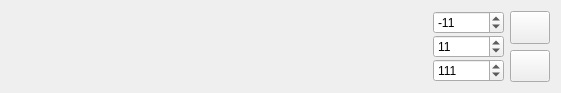
<?xml version="1.0" encoding="UTF-8"?>
<ui version="4.0">
 <class>TimeLine</class>
 <widget class="QWidget" name="TimeLine">
  <property name="geometry">
   <rect>
    <x>0</x>
    <y>0</y>
    <width>561</width>
    <height>71</height>
   </rect>
  </property>
  <property name="windowTitle">
   <string>Form</string>
  </property>
  <layout class="QHBoxLayout" name="horizontalLayout" stretch="1,0,0">
   <item>
    <widget class="omm::Slider" name="slider" native="true"/>
   </item>
   <item>
    <layout class="QVBoxLayout" name="verticalLayout">
     <property name="spacing">
      <number>1</number>
     </property>
     <item>
      <widget class="QSpinBox" name="sp_min">
       <property name="minimum">
        <number>-99999999</number>
       </property>
       <property name="maximum">
        <number>1</number>
       </property>
       <property name="value">
        <number>-11</number>
       </property>
      </widget>
     </item>
     <item>
      <widget class="QSpinBox" name="sp_value">
       <property name="minimum">
        <number>-99999999</number>
       </property>
       <property name="maximum">
        <number>99999999</number>
       </property>
       <property name="value">
        <number>11</number>
       </property>
      </widget>
     </item>
     <item>
      <widget class="QSpinBox" name="sp_max">
       <property name="maximum">
        <number>99999999</number>
       </property>
       <property name="value">
        <number>111</number>
       </property>
      </widget>
     </item>
    </layout>
   </item>
   <item>
    <layout class="QVBoxLayout" name="verticalLayout_2">
     <item>
      <widget class="QPushButton" name="pb_play">
       <property name="sizePolicy">
        <sizepolicy hsizetype="MinimumExpanding" vsizetype="Preferred">
         <horstretch>0</horstretch>
         <verstretch>0</verstretch>
        </sizepolicy>
       </property>
       <property name="text">
        <string/>
       </property>
       <property name="checkable">
        <bool>true</bool>
       </property>
      </widget>
     </item>
     <item>
      <widget class="QPushButton" name="pb_reset">
       <property name="sizePolicy">
        <sizepolicy hsizetype="MinimumExpanding" vsizetype="Preferred">
         <horstretch>0</horstretch>
         <verstretch>0</verstretch>
        </sizepolicy>
       </property>
       <property name="text">
        <string/>
       </property>
      </widget>
     </item>
    </layout>
   </item>
  </layout>
 </widget>
 <customwidgets>
  <customwidget>
   <class>omm::Slider</class>
   <extends>QWidget</extends>
   <header>managers/timeline/slider.h</header>
   <container>1</container>
  </customwidget>
 </customwidgets>
 <resources/>
 <connections/>
</ui>
